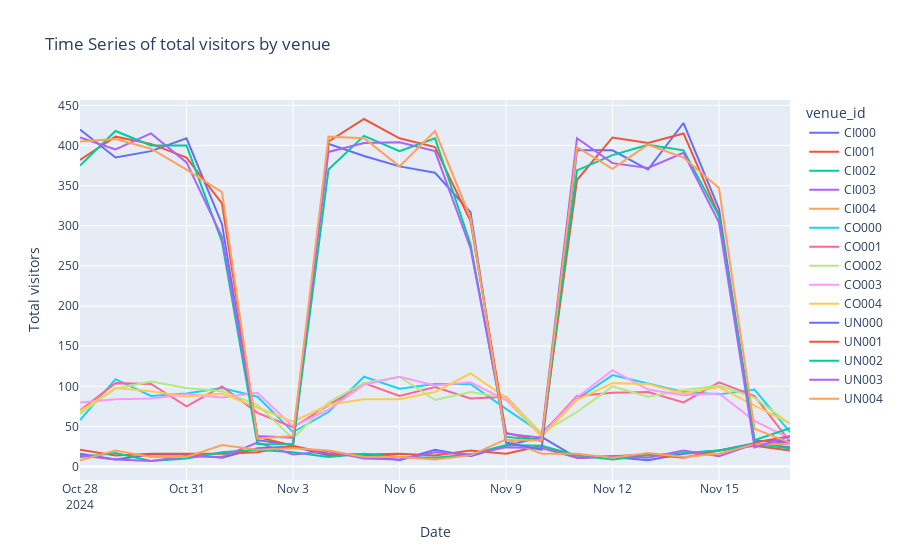

Source (notebook cell):
### Code cell
# Plot the time series graph
fig = px.line(
    forecasting_df,
    x='date',
    y='visitor_count_total',
    color='venue_id',
    title="Time Series of total visitors by venue",
    labels={'visitor_count_total': 'Total visitors', 'date': 'Date'}
)

fig.show()

### Figure 1 — Plotly figure (JSON) as saved in the notebook; plotly's stock layout.template omitted (floating-point values rounded to 4 significant figures)
{"data": [{"hovertemplate": "venue_id=CI000<br>Date=%{x}<br>Total visitors=%{y}<extra></extra>", "legendgroup": "CI000", "line": {"color": "#636efa", "dash": "solid"}, "marker": {"symbol": "circle"}, "mode": "lines", "name": "CI000", "orientation": "v", "showlegend": true, "type": "scatter", "x": ["2024-10-28", "2024-10-29", "2024-10-30", "2024-10-31", "2024-11-01", "2024-11-02", "2024-11-03", "2024-11-04", "2024-11-05", "2024-11-06", "2024-11-07", "2024-11-08", "2024-11-09", "2024-11-10", "2024-11-11", "2024-11-12", "2024-11-13", "2024-11-14", "2024-11-15", "2024-11-16", "2024-11-17"], "xaxis": "x", "y": [16, 9, 15, 15, 11, 23, 25, 14, 15, 8, 21, 13, 26, 37, 11, 12, 8, 16, 20, 29, 24], "yaxis": "y"}, {"hovertemplate": "venue_id=CI001<br>Date=%{x}<br>Total visitors=%{y}<extra></extra>", "legendgroup": "CI001", "line": {"color": "#EF553B", "dash": "solid"}, "marker": {"symbol": "circle"}, "mode": "lines", "name": "CI001", "orientation": "v", "showlegend": true, "type": "scatter", "x": ["2024-10-28", "2024-10-29", "2024-10-30", "2024-10-31", "2024-11-01", "2024-11-02", "2024-11-03", "2024-11-04", "2024-11-05", "2024-11-06", "2024-11-07", "2024-11-08", "2024-11-09", "2024-11-10", "2024-11-11", "2024-11-12", "2024-11-13", "2024-11-14", "2024-11-15", "2024-11-16", "2024-11-17"], "xaxis": "x", "y": [21, 14, 16, 16, 16, 18, 26, 16, 15, 16, 14, 20, 16, 26, 11, 13, 15, 11, 20, 26, 20], "yaxis": "y"}, {"hovertemplate": "venue_id=CI002<br>Date=%{x}<br>Total visitors=%{y}<extra></extra>", "legendgroup": "CI002", "line": {"color": "#00cc96", "dash": "solid"}, "marker": {"symbol": "circle"}, "mode": "lines", "name": "CI002", "orientation": "v", "showlegend": true, "type": "scatter", "x": ["2024-10-28", "2024-10-29", "2024-10-30", "2024-10-31", "2024-11-01", "2024-11-02", "2024-11-03", "2024-11-04", "2024-11-05", "2024-11-06", "2024-11-07", "2024-11-08", "2024-11-09", "2024-11-10", "2024-11-11", "2024-11-12", "2024-11-13", "2024-11-14", "2024-11-15", "2024-11-16", "2024-11-17"], "xaxis": "x", "y": [12, 17, 7, 10, 18, 21, 18, 12, 16, 12, 11, 15, 27, 26, 14, 9, 14, 17, 20, 28, 23], "yaxis": "y"}, {"hovertemplate": "venue_id=CI003<br>Date=%{x}<br>Total visitors=%{y}<extra></extra>", "legendgroup": "CI003", "line": {"color": "#ab63fa", "dash": "solid"}, "marker": {"symbol": "circle"}, "mode": "lines", "name": "CI003", "orientation": "v", "showlegend": true, "type": "scatter", "x": ["2024-10-28", "2024-10-29", "2024-10-30", "2024-10-31", "2024-11-01", "2024-11-02", "2024-11-03", "2024-11-04", "2024-11-05", "2024-11-06", "2024-11-07", "2024-11-08", "2024-11-09", "2024-11-10", "2024-11-11", "2024-11-12", "2024-11-13", "2024-11-14", "2024-11-15", "2024-11-16", "2024-11-17"], "xaxis": "x", "y": [14, 9, 7, 13, 12, 30, 15, 19, 10, 9, 18, 15, 24, 23, 11, 13, 11, 20, 13, 28, 30], "yaxis": "y"}, {"hovertemplate": "venue_id=CI004<br>Date=%{x}<br>Total visitors=%{y}<extra></extra>", "legendgroup": "CI004", "line": {"color": "#FFA15A", "dash": "solid"}, "marker": {"symbol": "circle"}, "mode": "lines", "name": "CI004", "orientation": "v", "showlegend": true, "type": "scatter", "x": ["2024-10-28", "2024-10-29", "2024-10-30", "2024-10-31", "2024-11-01", "2024-11-02", "2024-11-03", "2024-11-04", "2024-11-05", "2024-11-06", "2024-11-07", "2024-11-08", "2024-11-09", "2024-11-10", "2024-11-11", "2024-11-12", "2024-11-13", "2024-11-14", "2024-11-15", "2024-11-16", "2024-11-17"], "xaxis": "x", "y": [8, 20, 12, 12, 27, 21, 23, 20, 12, 12, 9, 14, 34, 16, 16, 11, 17, 12, 16, 28, 28], "yaxis": "y"}, {"hovertemplate": "venue_id=CO000<br>Date=%{x}<br>Total visitors=%{y}<extra></extra>", "legendgroup": "CO000", "line": {"color": "#19d3f3", "dash": "solid"}, "marker": {"symbol": "circle"}, "mode": "lines", "name": "CO000", "orientation": "v", "showlegend": true, "type": "scatter", "x": ["2024-10-28", "2024-10-29", "2024-10-30", "2024-10-31", "2024-11-01", "2024-11-02", "2024-11-03", "2024-11-04", "2024-11-05", "2024-11-06", "2024-11-07", "2024-11-08", "2024-11-09", "2024-11-10", "2024-11-11", "2024-11-12", "2024-11-14", "2024-11-15", "2024-11-16", "2024-11-17"], "xaxis": "x", "y": [58, 109, 88, 91, 98, 87, 43, 68, 112, 97, 103, 103, 72, 42, 84, 114, 93, 90, 96, 43], "yaxis": "y"}, {"hovertemplate": "venue_id=CO001<br>Date=%{x}<br>Total visitors=%{y}<extra></extra>", "legendgroup": "CO001", "line": {"color": "#FF6692", "dash": "solid"}, "marker": {"symbol": "circle"}, "mode": "lines", "name": "CO001", "orientation": "v", "showlegend": true, "type": "scatter", "x": ["2024-10-28", "2024-10-29", "2024-10-30", "2024-10-31", "2024-11-01", "2024-11-02", "2024-11-03", "2024-11-04", "2024-11-05", "2024-11-06", "2024-11-07", "2024-11-08", "2024-11-09", "2024-11-10", "2024-11-11", "2024-11-12", "2024-11-13", "2024-11-14", "2024-11-15", "2024-11-16", "2024-11-17"], "xaxis": "x", "y": [70, 104, 103, 75, 100, 67, 49, 77, 104, 88, 99, 85, 87, 40, 88, 92, 93, 80, 105, 88, 31], "yaxis": "y"}, {"hovertemplate": "venue_id=CO002<br>Date=%{x}<br>Total visitors=%{y}<extra></extra>", "legendgroup": "CO002", "line": {"color": "#B6E880", "dash": "solid"}, "marker": {"symbol": "circle"}, "mode": "lines", "name": "CO002", "orientation": "v", "showlegend": true, "type": "scatter", "x": ["2024-10-28", "2024-10-29", "2024-10-30", "2024-10-31", "2024-11-01", "2024-11-02", "2024-11-03", "2024-11-04", "2024-11-05", "2024-11-06", "2024-11-07", "2024-11-08", "2024-11-09", "2024-11-10", "2024-11-11", "2024-11-12", "2024-11-13", "2024-11-14", "2024-11-15", "2024-11-16", "2024-11-17"], "xaxis": "x", "y": [66, 97, 106, 98, 94, 77, 35, 80, 104, 112, 83, 93, 86, 42, 68, 100, 87, 95, 101, 86, 53], "yaxis": "y"}, {"hovertemplate": "venue_id=CO003<br>Date=%{x}<br>Total visitors=%{y}<extra></extra>", "legendgroup": "CO003", "line": {"color": "#FF97FF", "dash": "solid"}, "marker": {"symbol": "circle"}, "mode": "lines", "name": "CO003", "orientation": "v", "showlegend": true, "type": "scatter", "x": ["2024-10-28", "2024-10-29", "2024-10-30", "2024-10-31", "2024-11-01", "2024-11-02", "2024-11-03", "2024-11-04", "2024-11-05", "2024-11-06", "2024-11-07", "2024-11-08", "2024-11-09", "2024-11-10", "2024-11-11", "2024-11-12", "2024-11-13", "2024-11-14", "2024-11-15", "2024-11-16", "2024-11-17"], "xaxis": "x", "y": [80, 84, 85, 90, 86, 92, 50, 71, 102, 112, 101, 105, 83, 39, 86, 120, 96, 89, 91, 57, 35], "yaxis": "y"}, {"hovertemplate": "venue_id=CO004<br>Date=%{x}<br>Total visitors=%{y}<extra></extra>", "legendgroup": "CO004", "line": {"color": "#FECB52", "dash": "solid"}, "marker": {"symbol": "circle"}, "mode": "lines", "name": "CO004", "orientation": "v", "showlegend": true, "type": "scatter", "x": ["2024-10-28", "2024-10-29", "2024-10-30", "2024-10-31", "2024-11-01", "2024-11-02", "2024-11-03", "2024-11-04", "2024-11-05", "2024-11-06", "2024-11-07", "2024-11-08", "2024-11-09", "2024-11-10", "2024-11-11", "2024-11-12", "2024-11-13", "2024-11-14", "2024-11-15", "2024-11-16", "2024-11-17"], "xaxis": "x", "y": [69, 98, 94, 87, 91, 74, 56, 77, 84, 84, 93, 116, 86, 37, 83, 104, 103, 91, 99, 76, 54], "yaxis": "y"}, {"hovertemplate": "venue_id=UN000<br>Date=%{x}<br>Total visitors=%{y}<extra></extra>", "legendgroup": "UN000", "line": {"color": "#636efa", "dash": "solid"}, "marker": {"symbol": "circle"}, "mode": "lines", "name": "UN000", "orientation": "v", "showlegend": true, "type": "scatter", "x": ["2024-10-28", "2024-10-29", "2024-10-30", "2024-10-31", "2024-11-01", "2024-11-02", "2024-11-03", "2024-11-04", "2024-11-05", "2024-11-06", "2024-11-07", "2024-11-08", "2024-11-09", "2024-11-10", "2024-11-11", "2024-11-12", "2024-11-13", "2024-11-14", "2024-11-15", "2024-11-16", "2024-11-17"], "xaxis": "x", "y": [420, 385, 393, 409, 302, 33, 27, 402, 387, 374, 366, 317, 30, 21, 394, 394, 370, 428, 321, 32, 32], "yaxis": "y"}, {"hovertemplate": "venue_id=UN001<br>Date=%{x}<br>Total visitors=%{y}<extra></extra>", "legendgroup": "UN001", "line": {"color": "#EF553B", "dash": "solid"}, "marker": {"symbol": "circle"}, "mode": "lines", "name": "UN001", "orientation": "v", "showlegend": true, "type": "scatter", "x": ["2024-10-28", "2024-10-29", "2024-10-30", "2024-10-31", "2024-11-01", "2024-11-02", "2024-11-03", "2024-11-04", "2024-11-05", "2024-11-06", "2024-11-07", "2024-11-08", "2024-11-09", "2024-11-10", "2024-11-11", "2024-11-12", "2024-11-13", "2024-11-14", "2024-11-15", "2024-11-16", "2024-11-17"], "xaxis": "x", "y": [382, 411, 402, 385, 328, 37, 26, 405, 433, 409, 398, 306, 42, 32, 357, 410, 403, 415, 313, 30, 38], "yaxis": "y"}, {"hovertemplate": "venue_id=UN002<br>Date=%{x}<br>Total visitors=%{y}<extra></extra>", "legendgroup": "UN002", "line": {"color": "#00cc96", "dash": "solid"}, "marker": {"symbol": "circle"}, "mode": "lines", "name": "UN002", "orientation": "v", "showlegend": true, "type": "scatter", "x": ["2024-10-28", "2024-10-29", "2024-10-30", "2024-10-31", "2024-11-01", "2024-11-02", "2024-11-03", "2024-11-04", "2024-11-05", "2024-11-06", "2024-11-07", "2024-11-08", "2024-11-09", "2024-11-10", "2024-11-11", "2024-11-12", "2024-11-13", "2024-11-14", "2024-11-15", "2024-11-16", "2024-11-17"], "xaxis": "x", "y": [375, 418, 400, 400, 280, 28, 28, 370, 412, 393, 409, 277, 37, 33, 369, 388, 401, 394, 312, 33, 48], "yaxis": "y"}, {"hovertemplate": "venue_id=UN003<br>Date=%{x}<br>Total visitors=%{y}<extra></extra>", "legendgroup": "UN003", "line": {"color": "#ab63fa", "dash": "solid"}, "marker": {"symbol": "circle"}, "mode": "lines", "name": "UN003", "orientation": "v", "showlegend": true, "type": "scatter", "x": ["2024-10-28", "2024-10-29", "2024-10-30", "2024-10-31", "2024-11-01", "2024-11-02", "2024-11-03", "2024-11-04", "2024-11-05", "2024-11-06", "2024-11-07", "2024-11-08", "2024-11-09", "2024-11-10", "2024-11-11", "2024-11-12", "2024-11-13", "2024-11-14", "2024-11-15", "2024-11-16", "2024-11-17"], "xaxis": "x", "y": [410, 395, 415, 379, 286, 38, 36, 392, 403, 404, 393, 272, 41, 36, 409, 378, 372, 391, 304, 24, 38], "yaxis": "y"}, {"hovertemplate": "venue_id=UN004<br>Date=%{x}<br>Total visitors=%{y}<extra></extra>", "legendgroup": "UN004", "line": {"color": "#FFA15A", "dash": "solid"}, "marker": {"symbol": "circle"}, "mode": "lines", "name": "UN004", "orientation": "v", "showlegend": true, "type": "scatter", "x": ["2024-10-28", "2024-10-29", "2024-10-30", "2024-10-31", "2024-11-01", "2024-11-02", "2024-11-03", "2024-11-04", "2024-11-05", "2024-11-06", "2024-11-07", "2024-11-08", "2024-11-09", "2024-11-10", "2024-11-11", "2024-11-12", "2024-11-13", "2024-11-14", "2024-11-15", "2024-11-16", "2024-11-17"], "xaxis": "x", "y": [405, 408, 396, 370, 342, 35, 38, 411, 409, 374, 418, 310, 33, 33, 398, 371, 401, 385, 347, 47, 30], "yaxis": "y"}], "layout": {"legend": {"title": {"text": "venue_id"}, "tracegroupgap": 0}, "title": {"text": "Time Series of total visitors by venue"}, "xaxis": {"anchor": "y", "domain": [0, 1], "title": {"text": "Date"}}, "yaxis": {"anchor": "x", "domain": [0, 1], "title": {"text": "Total visitors"}}}}
